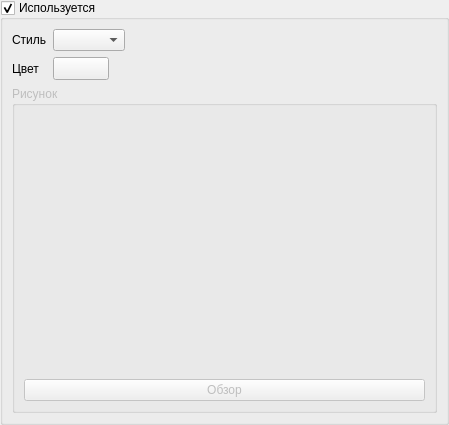
<?xml version="1.0" encoding="UTF-8"?>
<ui version="4.0">
 <class>EditBrushWidget</class>
 <widget class="QWidget" name="EditBrushWidget">
  <property name="geometry">
   <rect>
    <x>0</x>
    <y>0</y>
    <width>449</width>
    <height>425</height>
   </rect>
  </property>
  <property name="windowTitle">
   <string>Form</string>
  </property>
  <layout class="QVBoxLayout" name="verticalLayout_3">
   <property name="leftMargin">
    <number>0</number>
   </property>
   <property name="topMargin">
    <number>0</number>
   </property>
   <property name="rightMargin">
    <number>0</number>
   </property>
   <property name="bottomMargin">
    <number>0</number>
   </property>
   <item>
    <widget class="QGroupBox" name="groupBoxBrush">
     <property name="title">
      <string>Используется</string>
     </property>
     <property name="checkable">
      <bool>true</bool>
     </property>
     <layout class="QVBoxLayout" name="verticalLayout_4">
      <item>
       <widget class="QWidget" name="widget" native="true">
        <layout class="QVBoxLayout" name="verticalLayout_2" stretch="0,1">
         <property name="leftMargin">
          <number>0</number>
         </property>
         <property name="topMargin">
          <number>0</number>
         </property>
         <property name="rightMargin">
          <number>0</number>
         </property>
         <property name="bottomMargin">
          <number>0</number>
         </property>
         <item>
          <layout class="QHBoxLayout" name="horizontalLayout">
           <item>
            <layout class="QFormLayout" name="formLayout">
             <property name="fieldGrowthPolicy">
              <enum>QFormLayout::AllNonFixedFieldsGrow</enum>
             </property>
             <item row="0" column="0">
              <widget class="QLabel" name="label">
               <property name="text">
                <string>Стиль</string>
               </property>
              </widget>
             </item>
             <item row="0" column="1">
              <widget class="QComboBox" name="comboBoxBrushStyle"/>
             </item>
             <item row="1" column="0">
              <widget class="QLabel" name="label_2">
               <property name="text">
                <string>Цвет</string>
               </property>
              </widget>
             </item>
             <item row="1" column="1">
              <widget class="QToolButton" name="toolButtonBrushColor">
               <property name="iconSize">
                <size>
                 <width>48</width>
                 <height>16</height>
                </size>
               </property>
              </widget>
             </item>
            </layout>
           </item>
           <item>
            <spacer name="horizontalSpacer">
             <property name="orientation">
              <enum>Qt::Horizontal</enum>
             </property>
             <property name="sizeHint" stdset="0">
              <size>
               <width>40</width>
               <height>20</height>
              </size>
             </property>
            </spacer>
           </item>
          </layout>
         </item>
         <item>
          <widget class="QGroupBox" name="groupBox_2">
           <property name="enabled">
            <bool>false</bool>
           </property>
           <property name="title">
            <string>Рисунок</string>
           </property>
           <layout class="QVBoxLayout" name="verticalLayout">
            <item>
             <widget class="QLabel" name="labelImage">
              <property name="text">
               <string/>
              </property>
             </widget>
            </item>
            <item>
             <widget class="QPushButton" name="pushButtonChooseImage">
              <property name="text">
               <string>Обзор</string>
              </property>
             </widget>
            </item>
           </layout>
          </widget>
         </item>
        </layout>
       </widget>
      </item>
     </layout>
    </widget>
   </item>
  </layout>
 </widget>
 <resources/>
 <connections>
  <connection>
   <sender>groupBoxBrush</sender>
   <signal>toggled(bool)</signal>
   <receiver>widget</receiver>
   <slot>setEnabled(bool)</slot>
   <hints>
    <hint type="sourcelabel">
     <x>88</x>
     <y>6</y>
    </hint>
    <hint type="destinationlabel">
     <x>150</x>
     <y>31</y>
    </hint>
   </hints>
  </connection>
 </connections>
</ui>
